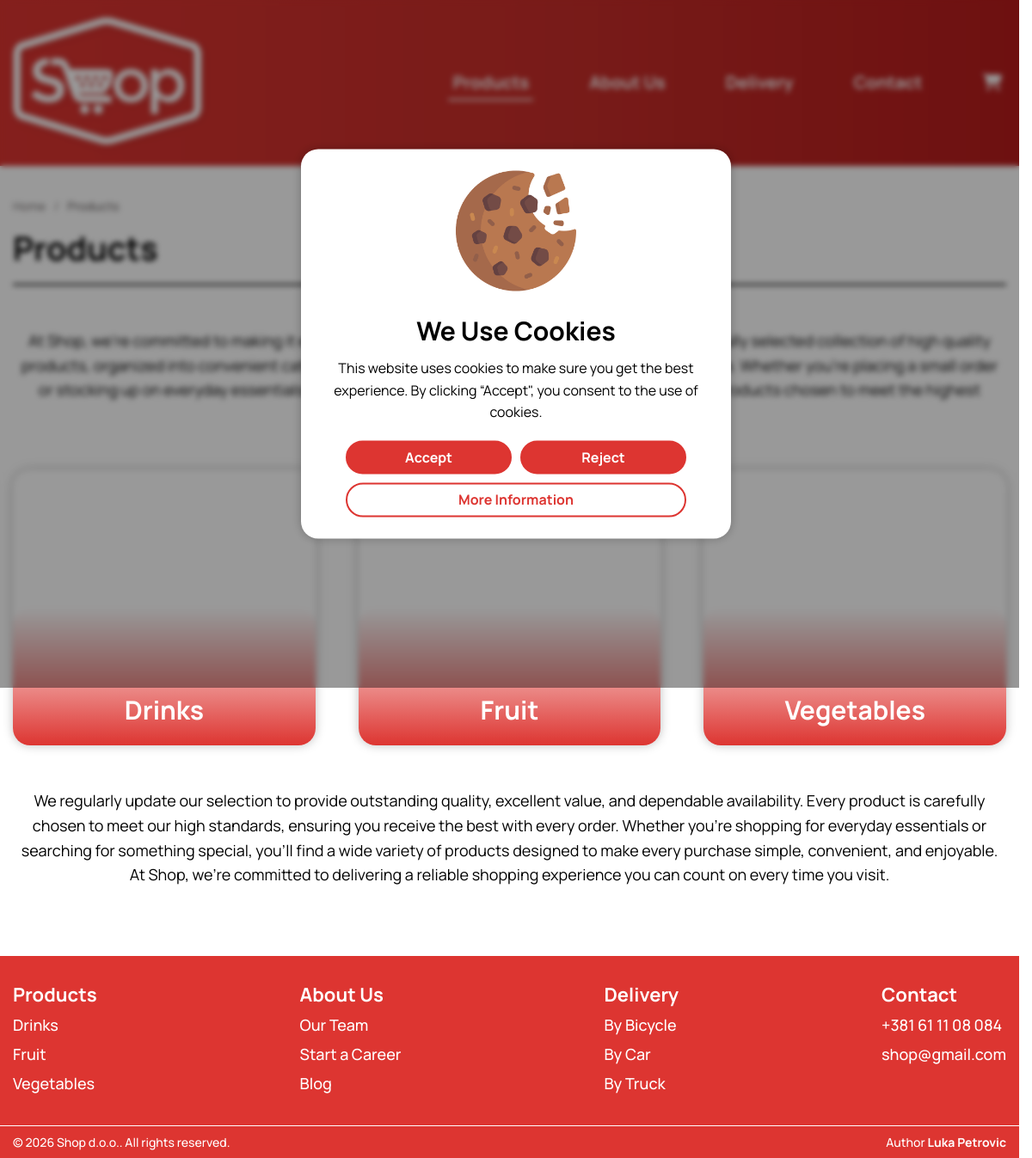
/pages/content/products.php, run on the app's committed database.
### tables this page shows
CREATE TABLE `product_categories` (
  `id` int(10) UNSIGNED NOT NULL,
  `slug` varchar(20) NOT NULL,
  `name` varchar(50) NOT NULL,
  `image` varchar(255) NOT NULL,
  `order_count` int(10) UNSIGNED NOT NULL DEFAULT 0
);

### pages/content/products.php (the view, shortened to what this page needs)
<?php
require_once(__DIR__ . '/../../includes/dbconnection.php');
$productCategoryResult = mysqli_query(
    $connection,
    "SELECT slug, name, image FROM product_categories"
);
$productCategoryData = [];
while ($row = mysqli_fetch_assoc($productCategoryResult)) {
    $productCategoryData[$row['slug']] = $row;
}
?>
<!DOCTYPE html>
<html lang="en">
<head>
    <link rel="stylesheet" href="/WebShop/css/variables.css">
    <link rel="stylesheet" href="/WebShop/css/style.css">
    <link rel="stylesheet" href="/WebShop/css/responsive.css">
    <link rel="stylesheet" href="https://cdnjs.cloudflare.com/ajax/libs/font-awesome/6.6.0/css/all.min.css">
    <link rel="stylesheet" href="https://cdnjs.cloudflare.com/ajax/libs/intl-tel-input/18.3.0/css/intlTelInput.css">
</head>
<body>
    <?php include('../../includes/header.php'); ?>
    <main>
        <div class="container">
            <div class="breadcrumbs">
                <div>
                    <a href="home.php">Home</a>
                    <span>/</span>
                    <p>Products</p>
                </div>
                <h1>Products</h1>
            </div>
            <section class="products-section">
                <p>At Shop, we're committed to making it easy for you to find exactly what you need. Explore our carefully selected collection of high quality products, organized into convenient categories for a faster and more enjoyable shopping experience.
                   Whether you're placing a small order or stocking up on everyday essentials, you can count on reliable quality, competitive prices, and products chosen to meet the highest standards.</p>
                <div>
                    <a href="../products/products1.php" style="background-image: url('../../assets/images/products/<?php echo $productCategoryData['products1']['image']; ?>');">
                        <h3><?php echo $productCategoryData['products1']['name']; ?></h3>
                    </a>
                    <a href="../products/products2.php" style="background-image: url('../../assets/images/products/<?php echo $productCategoryData['products2']['image']; ?>');">
                        <h3><?php echo $productCategoryData['products2']['name']; ?></h3>
                    </a>
                    <a href="../products/products3.php" style="background-image: url('../../assets/images/products/<?php echo $productCategoryData['products3']['image']; ?>');">
                        <h3><?php echo $productCategoryData['products3']['name']; ?></h3>
                    </a>
                </div>
                <p>We regularly update our selection to provide outstanding quality, excellent value, and dependable availability. Every product is carefully chosen to meet our high standards, ensuring you receive the best with every order.
                   Whether you're shopping for everyday essentials or searching for something special, you'll find a wide variety of products designed to make every purchase simple, convenient, and enjoyable. At Shop, we're committed to delivering a reliable shopping experience you can count on every time you visit.</p>
            </section>
        </div>
    </main>
    <?php include('../../includes/footer.php'); ?>
</body>
</html>

### css/variables.css (style rules this page uses)
:root { --color-primary: #dd3531; --color-secondary: #6d6767; --color-admin: #0d6efd; --color-placeholder: #cbcaca; --color-light: #9e9e9e; --color-background: #f1ebeb; --color-border: #9b9797; --color-success: #4caf50; --color-error: #d93025; --color-white: #fff; --color-black: #000; --shadow-box: 0 0 12px rgba(0, 0, 0, 0.25); --shadow-under: 0 4px 10px rgba(0, 0, 0, 0.35); --border-thin: 1px solid; --border-thick: 2px solid; --transition-fast: all 0.15s linear; --transition-mid: all 0.25s linear; --transition-slow: all 0.5s ease; --radius-sm: 10px; --radius-lg: 20px; --radius-round: 50%; --font-xs: 12px; --font-sm: 14px; --font-md: 16px; --font-lg: 18px; --font-xl: 20px; --line-sm: 100%; --line-md: 140%; --line-lg: 160%; --space-1: 5px; --space-2: 10px; --space-3: 15px; --space-4: 20px; --space-5: 25px; --space-6: 30px; --space-7: 40px; --space-8: 50px; --space-9: 60px; --space-10: 80px; }

### data on the page
product_categories: name "Drinks"
product_categories: name "Fruit"
product_categories: name "Vegetables"

### other printed values
$productNames['products1'] "Drinks"
$productNames['products2'] "Fruit"
$productNames['products3'] "Vegetables"
